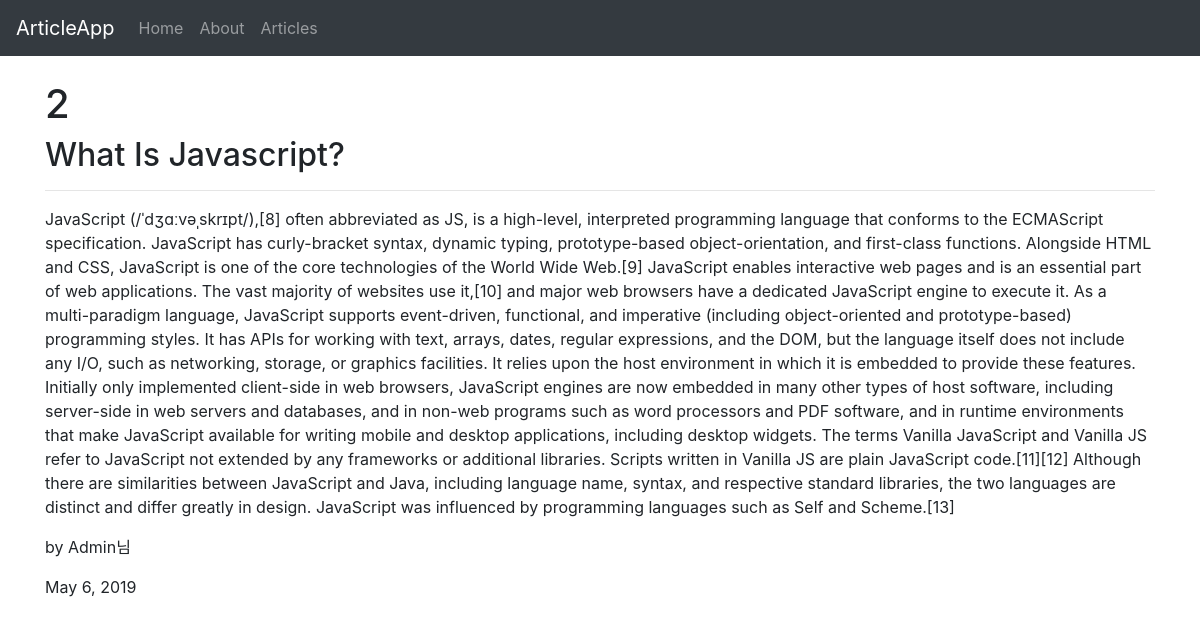
Page /article/articles/2 on the committed database.
### article/models.py (models this page shows, shortened)
class Article(models.Model):
    title = models.CharField(
        max_length=100,
        help_text='The title of the article.',
    )
    body = models.TextField(
        blank=True,  # Article can have blank body.
        help_text="The body text of the article.",
    )
    author = models.CharField(
        max_length=30,
        help_text="The name of the author who published the article.",
    )
    create_date = models.DateField(
        help_text="The date of the article.",
    )

### article/views.py (the view)
# urls.py: path('articles/<int:pk>', views.ArticleDetailView.as_view(), name='article-detail')
class ArticleDetailView(DetailView):
    model = Article

### article/templates/article/article_detail.html
{% extends 'article/base.html' %}
{% block content %}
    <div class="row">
        <div class="col-md-12">
            <h1>{{ article.id }}</h1>
            <h2>{{ article.title }}</h2>
            <hr/>
        </div>
    </div>
    <div class="row">
        <div class="col-md-12">
            <p>{{ article.body }}</p>
        </div>
    </div>
    <div class="row">
        <div class="col-md-12">
            <p>by {{ article.author }}님</p>
            <p>{{ article.create_date }}</p>
        </div>
    </div>
{% endblock %}

### rows in the picture
Article: id "2", title "What Is Javascript?", body "JavaScript (/ˈdʒɑːvəˌskrɪpt/),[8] often abbreviated as JS, is a high-level, interpreted programming language that conforms to the ECMAScript specification. JavaScript has curly-bracket syntax, dynamic typing, prototype-based object-orientation, and first-class functions. Alongside HTML and CSS, JavaScript is one of the core technologies of the World Wide Web.[9] JavaScript enables interactive web pages and is an essential part of web applications. The vast majority of websites use it,[10] and major web browsers have a dedicated JavaScript engine to execute it. As a multi-paradigm language, JavaScript supports event-driven, functional, and imperative (including object-oriented and…", author "Admin", create_date "May 6, 2019"
